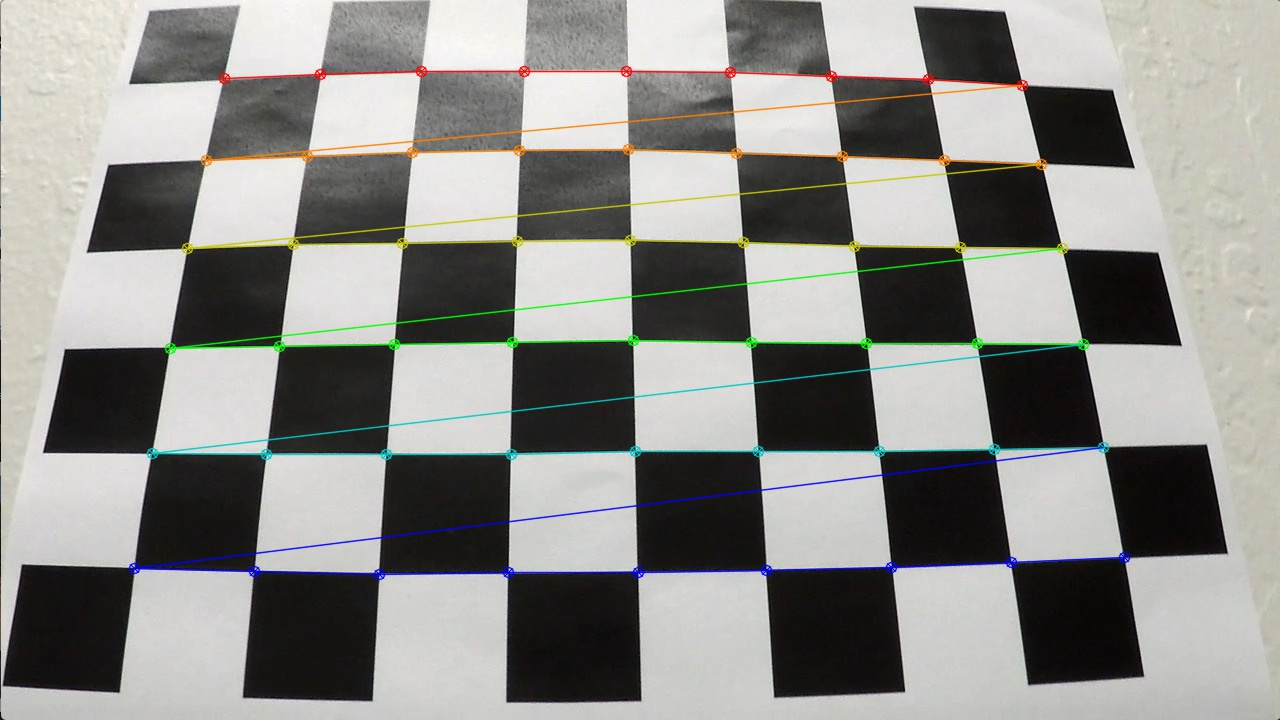
#> input picture Calibration_Images/corners_found_13.jpg, 1280 x 720 px
$ jupyter execute --allow-errors AdvanceLaneFindingCode.ipynb   (older library calls are emulated)
#> lines starting #> are read from the running program, lines starting #| are printed output that depends on the picture; after the words box and inside, x2 and y2 are one past the last pixel; in counts of white or black regions, pixels touching at a corner belong together
[cell 1]
import numpy as np
import cv2
import glob
import matplotlib.pyplot as plt

# 1. Camera Calibration

[cell 2]
# To get the object point and image point
def GetCordinatesForCalibration(filePath):
    objp = np.zeros((6*9,3), np.float32)
    objp[:,:2] = np.mgrid[0:9, 0:6].T.reshape(-1,2)

    # Arrays to store object points and image points from all the images.
    objpoints = [] # 3d points in real world space
    imgpoints = [] # 2d points in image plane.

    # Make a list of calibration images
    images = glob.glob(filePath)

    # Step through the list and search for chessboard corners
    for idx, fname in enumerate(images):
        img = cv2.imread(fname)
        gray = cv2.cvtColor(img, cv2.COLOR_BGR2GRAY)

        # Find the chessboard corners
        ret, corners = cv2.findChessboardCorners(gray, (9,6), None)

        # If found, add object points, image points
        if ret == True:
            objpoints.append(objp)
            imgpoints.append(corners)

            # Draw and display the corners
            cv2.drawChessboardCorners(img, (9,6), corners, ret)
            write_name = 'Calibration_Images/corners_found_'+str(idx)+'.jpg'
            cv2.imwrite(write_name, img)
            cv2.imshow('img', img)
            cv2.waitKey(500)
    cv2.destroyAllWindows()
    return objpoints,imgpoints

[cell 3]
#To get the camera calibration matrix and distortion co-efficients
def calibrateCamera(objpoints,imgpoints,img_size):
    ret, mtx, dist, rvecs, tvecs = cv2.calibrateCamera(objpoints, imgpoints, img_size,None,None)
    return ret,mtx,dist

[cell 4]
# To verify 'GetCordinatesForCalibration' method
objpoints,imgpoints=GetCordinatesForCalibration("camera_cal/calibration*.jpg")

print("Total Images : ", len(objpoints))

test_image=cv2.imread("Calibration_Images/corners_found_13.jpg")
#> test_image is the input picture: shape (720, 1280, 3); mean B, G, R 137.4, 141.1, 141.3
img_size=(test_image.shape[1],test_image.shape[0])

# To verify 'calibrateCamera' method
#> (the rest of this cell did not finish here and is left out)


print("Camera Calibration Matrix :")
print(mtx)
print("Distortion Co-Efficients :")
print(dist)

# 2. Distortion Correction

[cell 5]
# To un distort images
def un_distort(ImageFile):
    dst = cv2.undistort(ImageFile, mtx, dist, None, mtx)
    return dst

[cell 6]
# To verify un_distort method
Img="Calibration_Images/corners_found_13.jpg"
#> (the rest of this cell did not finish here and is left out)

[cell 7]
test_image_inp=cv2.imread("Images/InputFrame.jpg")
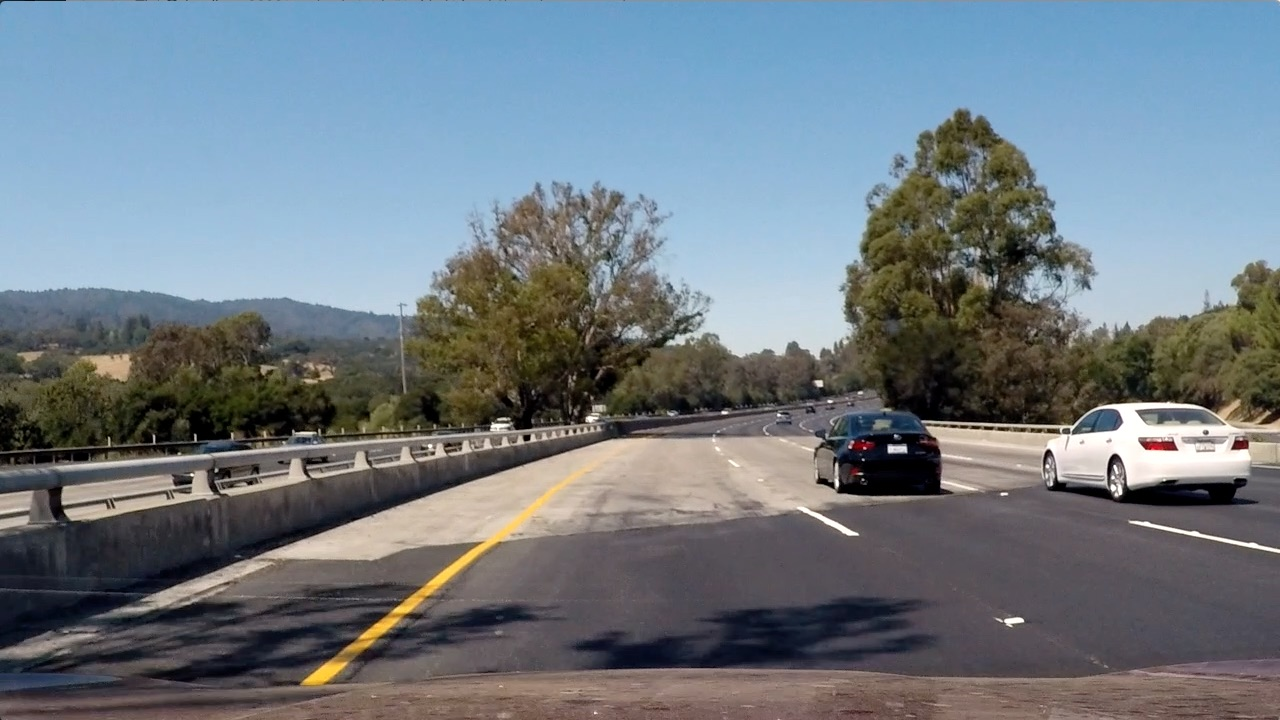
#> input picture Images/InputFrame.jpg, 1280 x 720 px
#> test_image_inp is the input picture: shape (720, 1280, 3); mean B, G, R 130.9, 122.7, 112.2
#> (the rest of this cell did not finish here and is left out)

# 3. Color Thresholding
> ### Choose Color Channel
>> I have chose the RGB & HSV color spaces for performing color threshold. From the below output images, It is observed that `R Channel` from RGB and `S Channel` from HSV are good.
>> + R Channel : Good in detecting white lines
>> + S Channel : Helps in removing the effect of light variation

[cell 8]
# First Image
test_image=cv2.imread("Images/InputFrame.jpg")
RGB_image=cv2.cvtColor(test_image,cv2.COLOR_BGR2RGB)
fig,ax=plt.subplots(2,3,figsize=(20,10))

ax[0][0].imshow(RGB_image[:,:,0],cmap="gray")
ax[0][0].set_title("R Channel")
ax[0][1].imshow(RGB_image[:,:,1],cmap="gray")
ax[0][1].set_title("G Channel")
ax[0][2].imshow(RGB_image[:,:,2],cmap="gray")
ax[0][2].set_title("B Channel")

HSL_image=cv2.cvtColor(test_image,cv2.COLOR_BGR2HLS)
#> HSL_image: shape (720, 1280, 3); mean of channels 0, 1, 2 80.5, 121.4, 71.8

ax[1][0].imshow(HSL_image[:,:,0],cmap="gray")
ax[1][0].set_title("H Channel")
ax[1][1].imshow(HSL_image[:,:,1],cmap="gray")
ax[1][1].set_title("L Channel")
ax[1][2].imshow(HSL_image[:,:,2],cmap="gray")
ax[1][2].set_title("S Channel")

> ### Apply Color Threshold
>> Here, I am applying color thershold to get the required features from the selected channel

[cell 9]
# Define Color threshold
def color_thresh(inp_img,thresh_low,thresh_high,sobel_KSize=3):
    out_img=np.zeros_like(inp_img)
    out_img[(inp_img>thresh_low)&(inp_img<=thresh_high)]=1
    return out_img

[cell 10]
# Finding R Channel Boundary
R_low=160
R_high=255
R_Channel_in=RGB_image[:,:,0]
R_Channel_out=color_thresh(R_Channel_in,R_low,R_high)
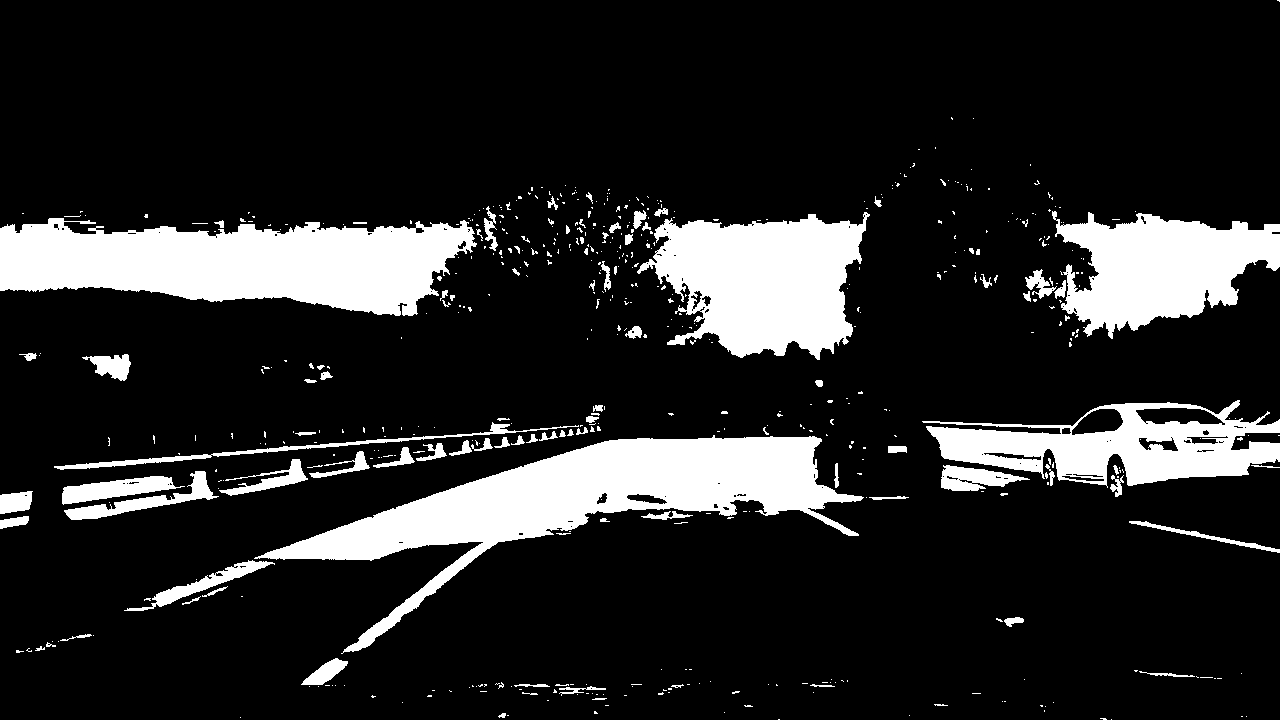
#> R_Channel_out: shape (720, 1280); values 0 (black) and 1 (white), 15.4% white; 559 white regions (460 under 20 px), largest, box (x1, y1, x2, y2) and area: (254, 435, 864, 654) 34831, (0, 218, 477, 316) 31627, (637, 212, 870, 360) 22252
fig,ax=plt.subplots(1,2,figsize=(10,20))
ax[0].set_title("R Channel")
ax[0].imshow(R_Channel_in,cmap="gray")
ax[1].set_title("R Channel With Boundary")
ax[1].imshow(R_Channel_out,cmap="gray")

# Finding S Channel Boundary
S_low = 83
S_high = 255
S_Channel_in=HSL_image[:,:,2]
S_Channel_out=color_thresh(S_Channel_in,S_low,S_high)
#> S_Channel_out: shape (720, 1280); values 0 (black) and 1 (white), 44% white; 1115 white regions (875 under 20 px), largest, box (x1, y1, x2, y2) and area: (0, 0, 1280, 318) 320495, (407, 265, 588, 427) 11965, (100, 361, 370, 444) 7705
fig,ax=plt.subplots(1,2,figsize=(10,20))
ax[0].set_title("S Channel")
ax[0].imshow(S_Channel_in,cmap="gray")
ax[1].set_title("S Channel With Boundary")
ax[1].imshow(S_Channel_out,cmap="gray")

>>  After applyig color thershold, the lane lines are detected more clearly than the normal version. At the same time, it introduced some noises in the output image also.

> ### Combine Color Channel
>> The combination of R Channel and S channel will remove the noise as well as it will help to detect the lane lines in different condition

[cell 11]
# Combining R & S
def Combine_RS(inp_img,R_Limit,S_Limit):
    RGB_img=cv2.cvtColor(inp_img,cv2.COLOR_BGR2RGB)
    R_Channel=RGB_img[:,:,0]
    R_Channel_out=color_thresh(R_Channel,R_Limit[0],R_Limit[1])

    HLS_img=cv2.cvtColor(inp_img,cv2.COLOR_BGR2HLS)
    S_Channel=HLS_img[:,:,2]
    S_Channel_out=color_thresh(S_Channel,S_Limit[0],S_Limit[1])

    out_img=np.zeros_like(R_Channel)
    out_img[(R_Channel_out==1)&(S_Channel_out==1)]=1
    return out_img

[cell 12]
fig,ax=plt.subplots(1,3,figsize=(20,20))

R_Channel_in=RGB_image[:,:,0]
R_Channel_out=color_thresh(R_Channel_in,R_low,R_high)
ax[0].set_title("R Channel With Boundary")
ax[0].imshow(R_Channel_out,cmap="gray")

S_Channel_in=HSL_image[:,:,2]
S_Channel_out=color_thresh(S_Channel_in,S_low,S_high)
ax[1].set_title("S Channel With Boundary")
ax[1].imshow(S_Channel_out,cmap="gray")

Combine_out=Combine_RS(test_image,[R_low,R_high],[S_low,S_high])
#> Combine_out: shape (720, 1280); values 0 (black) and 1 (white), 7.7% white; 230 white regions (195 under 20 px), largest, box (x1, y1, x2, y2) and area: (0, 218, 472, 315) 30687, (654, 212, 866, 318) 14754, (1052, 211, 1280, 288) 9741
ax[2].set_title("Combination of R and S Channel with boundary")
ax[2].imshow(Combine_out,cmap="gray")

## 4. Gradient Thresholding
>> Output of color thresholding is good to detect lane lines. But to further improve the quality, we are performing gradient thershold. Here `Sobel` operator is used for finding gradient of the image.

>> We can perform gradient thershold by ***THREE*** ways. They are `Sobel X`, `Sobel Y` and `Sobel XY`.

>> We can apply both magnitude as well as direction thershold on each of the above Sobel operator

[cell 13]
def dir_threshold(img, sobel_kernel=3, dir_thresh=(0, np.pi/2), mag_thresh=(10,100), orient="mag"):
    #img=cv2.cvtColor(img,cv2.COLOR_BGR2GRAY)

    # Take the gradient in x and y separately
#> called with sobel_kernel = 5, dir_thresh = (0.65, 1.15), mag_thresh = (25, 250), orient = 'x'
    gradX=cv2.Sobel(img, cv2.CV_64F, 1, 0,ksize=sobel_kernel)
    gradY=cv2.Sobel(img, cv2.CV_64F, 0, 1,ksize=sobel_kernel)

    # Angle Calculation
    abs_gradX=np.absolute(gradX)
    abs_gradY=np.absolute(gradY)

    # Determining Orientation
    if orient=="x":
        mag=np.uint8(abs_gradX/np.max(abs_gradX)*255.0)
    elif orient == "y":
        mag=np.uint8(abs_gradY/np.max(abs_gradY)*255.0)
    else:
        mag=((abs_gradX**2)+(abs_gradY**2))**0.5
        mag=np.uint8(mag/np.max(mag)*255.0)

    direction=np.arctan2(abs_gradY, abs_gradX)
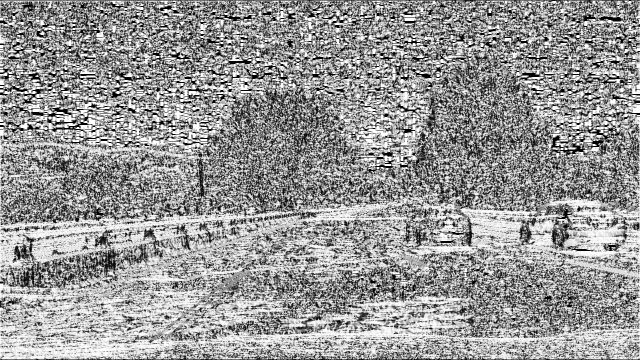
#> direction: shape (720, 1280) float64 (shown at 1/2 size); min 0, max 1.57, mean 0.933; drawn with min black and max white

    binary_output=np.zeros_like(direction)
    binary_output[(mag>mag_thresh[0])&(mag<=mag_thresh[1])&(direction>dir_thresh[0])&(direction<=dir_thresh[1])]=1

    return binary_output

[cell 14]
fig,ax=plt.subplots(1,4,figsize=(20,20))
inp_img = cv2.cvtColor(test_image,cv2.COLOR_BGR2GRAY)

ax[0].set_title("Input Image_Gray")
ax[0].imshow(inp_img,cmap="gray")

gradX=dir_threshold(inp_img,sobel_kernel=5,dir_thresh=(0.65,1.15),mag_thresh=(25,250),orient="x")
#> gradX: shape (720, 1280) float64; values 0 (black) and 1 (white), 1.4% white in thin lines or dots
ax[1].set_title("X Gradient Image")
ax[1].imshow(gradX,cmap="gray")

gradY=dir_threshold(inp_img,sobel_kernel=5,dir_thresh=(0.65,1.15),mag_thresh=(25,250),orient="y")
#> gradY: shape (720, 1280) float64; values 0 (black) and 1 (white), 2% white in thin lines or dots
ax[2].set_title("Y Gradient Image")
ax[2].imshow(gradY,cmap="gray")

mag=dir_threshold(inp_img,sobel_kernel=5,dir_thresh=(0.65,1.15),mag_thresh=(25,250),orient="mag")
#> mag: shape (720, 1280) float64; values 0 (black) and 1 (white), 2.8% white in thin lines or dots
ax[3].set_title("Magnitude Gradient Image")
ax[3].imshow(mag,cmap="gray")

## 5. Combine Color & Gradient Threshold
>> The combination of R & S channel, Magnitude gradient thershold is selected from color & gradient thersholding techniques respectively.
>> They were combined using `OR gate`, as we don't want to lose any input informations.

[cell 15]
# To combine gradient with color thresh hold
def combine_Gradient_Color(Grad_img,Color_img):
    out_img=np.zeros_like(Grad_img)
    out_img[(Grad_img==1)|(Color_img==1)]=1
    return out_img

[cell 16]
fig,ax=plt.subplots(1,4,figsize=(20,20))
grad_inp = cv2.cvtColor(test_image,cv2.COLOR_BGR2GRAY)

ax[0].set_title("Input Image_BGR")
ax[0].imshow(test_image)

Color_out=Combine_RS(test_image,[R_low,R_high],[S_low,S_high])
ax[1].set_title("Combination of R and S Channel with boundary")
ax[1].imshow(Color_out,cmap="gray")

Grad_out=dir_threshold(grad_inp,sobel_kernel=5,dir_thresh=(0.65,1.15),mag_thresh=(25,250),orient="mag")
ax[2].set_title("Magnitude Gradient Image")
ax[2].imshow(Grad_out,cmap="gray")

combination_out=combine_Gradient_Color(Grad_out,Color_out)
#> combination_out: shape (720, 1280) float64; values 0 (black) and 1 (white), 10.4% white; 5911 white regions (5773 under 20 px), largest, box (x1, y1, x2, y2) and area: (0, 218, 473, 318) 30842, (654, 212, 867, 318) 14823, (1048, 209, 1280, 288) 9777
ax[3].set_title("Combination of color and gradient thershold")
ax[3].imshow(combination_out,cmap="gray")

> ### Converting Input Image To Binary Out

[cell 17]
# To get the binary output of the input frame
def cvtToBinary(InpImg):
    # Perform Color & Gradient Thershold
    Color_out=Combine_RS(InpImg,[R_low,R_high],[S_low,S_high])
    grad_inp=cv2.cvtColor(InpImg,cv2.COLOR_BGR2GRAY)
    Grad_out=dir_threshold(grad_inp,sobel_kernel=5,dir_thresh=(0.65,1.15),mag_thresh=(25,250),orient="mag")

    # Combine the output
    binary_out=combine_Gradient_Color(Grad_out,Color_out)
    return binary_out

[cell 18]
# Verification of "cvtToBinary" function
fig,ax=plt.subplots(1,2,figsize=(20,20))

sample_out=cvtToBinary(test_image)
ax[0].imshow(test_image,cmap="gray")
ax[0].set_title("Input Image(Undistorted)")
ax[1].imshow(sample_out,cmap="gray")
ax[1].set_title("Binary Output")

## 6. Perspective Transform

[cell 19]
src=np.float32([[770,461],[1250,657],[193,667],[567,461]])
dest=np.float32([[1250,29],[1250,657],[193,667],[193,29]])

def ImageWrapper(BinaryIn,src,dest,img_size=(1280,720)):
#> called with src = array of shape (4, 2), dest = array of shape (4, 2), img_size = (1280, 720)
    M = cv2.getPerspectiveTransform(src, dest)
    warpedImage = cv2.warpPerspective(BinaryIn, M, img_size, flags=cv2.INTER_LINEAR)
    return warpedImage

[cell 20]
fig,ax=plt.subplots(1,3,figsize=(20,20))
ax[0].set_title("Input Binary Image")
ax[0].imshow(sample_out,cmap="gray")

# Verification of warper (source to destination)
Warp=ImageWrapper(sample_out,src,dest,img_size=(1280,720))
ax[1].set_title("Warped Image")
ax[1].imshow(Warp,cmap="gray")

# Verification of warper (destination to source)
UnWarp=ImageWrapper(Warp,dest,src)
#> call 2 of ImageWrapper, with src = array of shape (4, 2), dest = array of shape (4, 2), img_size = (1280, 720)
#> in ImageWrapper (call 2), `warpedImage = cv2.warpPerspective(BinaryIn, M, img_size, flags=cv2.INT..`:
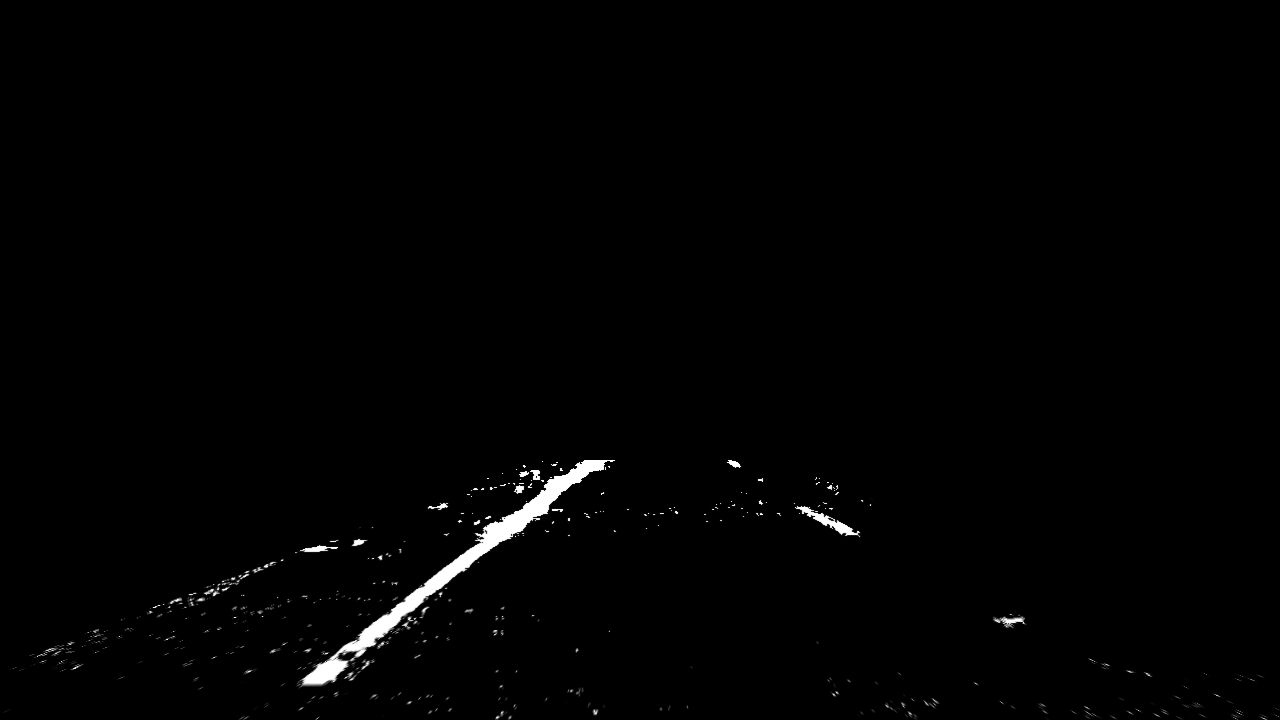
#> warpedImage: shape (720, 1280) float64; min 0, max 1, mean 0.00889
ax[2].set_title("UnWarped Image")
ax[2].imshow(UnWarp,cmap="gray")
#> (the rest of the program and of its run is left out)
